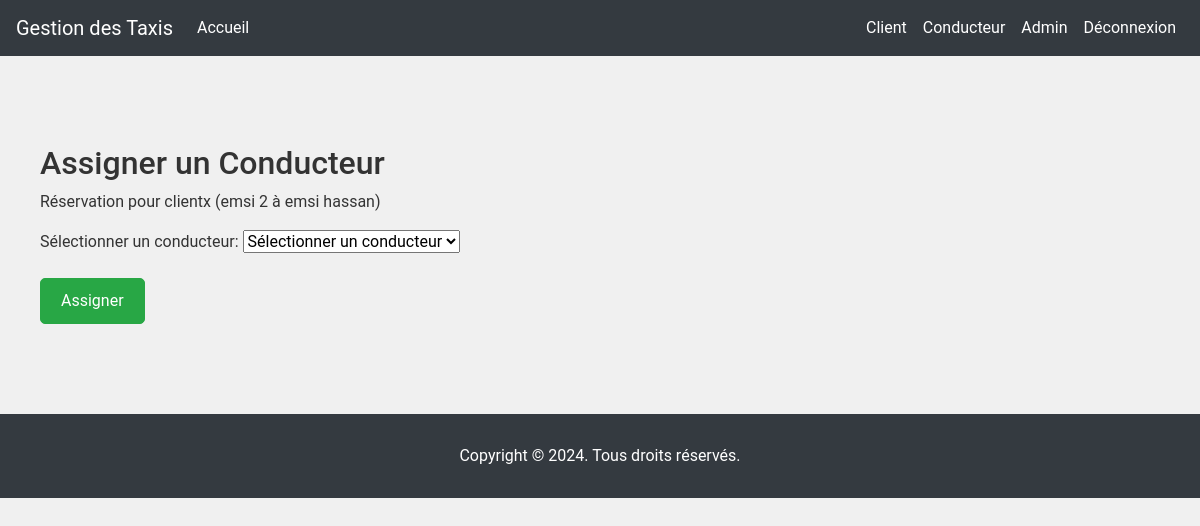
The page /administrateur/assign_driver/12/ (signed in) on the database its author committed.
### taxis/models.py (models this page shows, shortened)
class Booking(models.Model):
    user = models.ForeignKey(User, on_delete=models.CASCADE)
    driver = models.ForeignKey(Driver, on_delete=models.CASCADE, related_name='bookings', null=True, blank=True)
    pickup_location = models.CharField(max_length=100)
    destination = models.CharField(max_length=100)
    pickup_time = models.DateTimeField()
    created_at = models.DateTimeField(auto_now_add=True)
    contact_number = models.CharField(max_length=15, null=True, blank=True)

class User(AbstractUser):
    CLIENT = 'client'
    DRIVER = 'driver'
    ADMINISTRATEUR = 'administrateur'
    ROLE_CHOICES = [
        (CLIENT, 'Client'),
        (DRIVER, 'Driver'),
        (ADMINISTRATEUR, 'Administrateur'),
    ]
    role = models.CharField(max_length=20, choices=ROLE_CHOICES, default='client')
    groups = models.ManyToManyField(
        'auth.Group',
        verbose_name='groups',
        blank=True,
        related_name='taxis_users'  # related_name distinct pour groups
    )
    user_permissions = models.ManyToManyField(
        'auth.Permission',
        verbose_name='user permissions',
        blank=True,
        related_name='taxis_users'  # related_name distinct pour user_permissions
    )

### taxis/views.py (the view)
# urls.py: path('administrateur/assign_driver/<int:booking_id>/', views.assign_driver, name='assign_driver'),
@login_required
def assign_driver(request, booking_id):
    booking = get_object_or_404(Booking, id=booking_id)
    if request.method == 'POST':
        form = AssignDriverForm(request.POST, instance=booking)
        if form.is_valid():
            form.save()
            return redirect('index')  # Redirigez vers la page des assignations
    else:
        form = AssignDriverForm(instance=booking)
    return render(request, 'taxis/administrateur/assign_driver.html', {'form': form, 'booking': booking})

### taxis/forms.py
class AssignDriverForm(forms.ModelForm):
    class Meta:
        model = Booking
        fields = ['driver']
    driver = forms.ModelChoiceField(
        queryset=Driver.objects.all(),
        widget=forms.Select,
        label="Sélectionner un conducteur",
        empty_label="Sélectionner un conducteur"
    )
    def __init__(self, *args, **kwargs):
        super().__init__(*args, **kwargs)
        self.fields['driver'].queryset = Driver.objects.all()
        self.fields['driver'].label_from_instance = lambda obj: f"{obj.user.username} ({obj.license_number})"

### taxis/templates/taxis/administrateur/assign_driver.html (shortened to what this page needs)
{% extends 'taxis/base.html' %}
{% block content %}
<div class="container mt-4">
    <h2>Assigner un Conducteur</h2>
    <p>Réservation pour {{ booking.user.username }} ({{ booking.pickup_location }} à {{ booking.destination }})</p>
    <form method="post">
        {{ form.as_p }}
        <button type="submit" class="btn btn-primary">Assigner</button>
    </form>
</div>
{% endblock %}

### taxis/static/css/style.css (style rules this page uses)
* { margin: 0; padding: 0; box-sizing: border-box; }
body { font-family: 'Roboto', sans-serif; background-color: #f0f0f0; color: #333; }
.container { max-width: 1200px; margin: 0 auto; padding: 20px; }
.btn { display: inline-block; padding: 10px 20px; background-color: #4285F4; color: #fff; text-decoration: none; border-radius: 5px; transition: background-color 0.3s ease; }

### taxis/templates/taxis/base.html (style rules this page uses)
.btn-primary { background-color: #28a745; border-color: #28a745; }

### rows shown on the page
Booking: user.username "clientx", pickup_location "emsi 2", destination "emsi hassan", driver "Sélectionner un conducteur"
